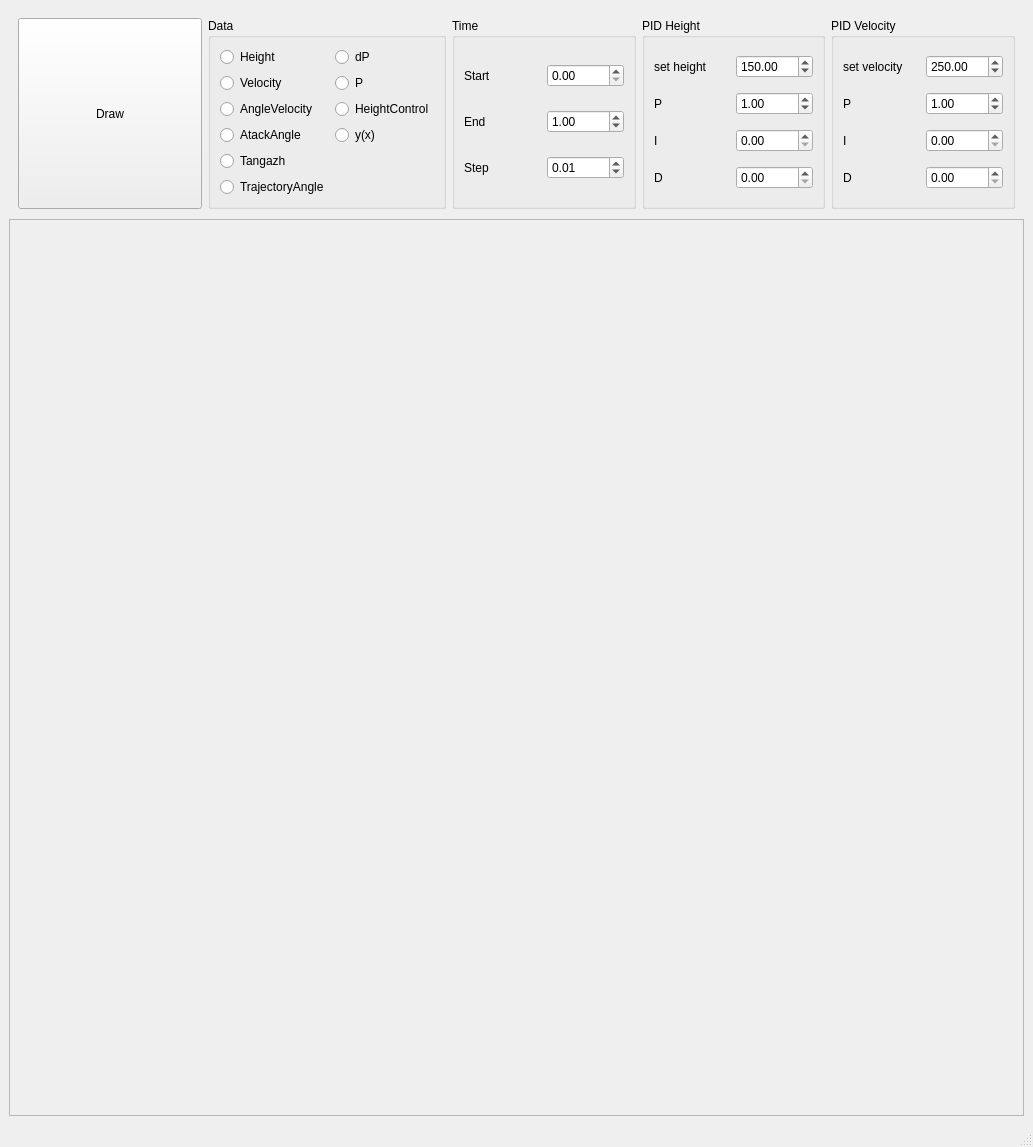
<?xml version="1.0" encoding="UTF-8"?>
<ui version="4.0">
 <class>MainWindow</class>
 <widget class="QMainWindow" name="MainWindow">
  <property name="geometry">
   <rect>
    <x>0</x>
    <y>0</y>
    <width>1033</width>
    <height>1147</height>
   </rect>
  </property>
  <property name="windowTitle">
   <string>MainWindow</string>
  </property>
  <widget class="QWidget" name="centralwidget">
   <layout class="QVBoxLayout" name="verticalLayout_5">
    <item>
     <layout class="QVBoxLayout" name="verticalLayout_4" stretch="0,20">
      <property name="spacing">
       <number>1</number>
      </property>
      <item>
       <layout class="QVBoxLayout" name="verticalLayout_2" stretch="0">
        <property name="spacing">
         <number>1</number>
        </property>
        <property name="sizeConstraint">
         <enum>QLayout::SetDefaultConstraint</enum>
        </property>
        <item>
         <layout class="QHBoxLayout" name="horizontalLayout_2" stretch="0">
          <property name="spacing">
           <number>1</number>
          </property>
          <item>
           <widget class="QWidget" name="widget_10" native="true">
            <layout class="QHBoxLayout" name="horizontalLayout">
             <item>
              <widget class="QPushButton" name="pushButton">
               <property name="sizePolicy">
                <sizepolicy hsizetype="Preferred" vsizetype="Preferred">
                 <horstretch>0</horstretch>
                 <verstretch>0</verstretch>
                </sizepolicy>
               </property>
               <property name="text">
                <string>Draw</string>
               </property>
              </widget>
             </item>
             <item>
              <widget class="QGroupBox" name="groupBox_2">
               <property name="title">
                <string>Data</string>
               </property>
               <layout class="QGridLayout" name="gridLayout">
                <item row="0" column="1">
                 <widget class="QRadioButton" name="dPradioButton">
                  <property name="text">
                   <string>dP</string>
                  </property>
                 </widget>
                </item>
                <item row="2" column="1">
                 <widget class="QRadioButton" name="HCradioButton">
                  <property name="text">
                   <string>HeightControl</string>
                  </property>
                 </widget>
                </item>
                <item row="1" column="1">
                 <widget class="QRadioButton" name="PradioButton">
                  <property name="text">
                   <string>P</string>
                  </property>
                 </widget>
                </item>
                <item row="1" column="0">
                 <widget class="QRadioButton" name="VradioButton">
                  <property name="text">
                   <string>Velocity</string>
                  </property>
                 </widget>
                </item>
                <item row="0" column="0">
                 <widget class="QRadioButton" name="HradioButton">
                  <property name="text">
                   <string>Height</string>
                  </property>
                 </widget>
                </item>
                <item row="6" column="0">
                 <widget class="QRadioButton" name="OradioButton">
                  <property name="text">
                   <string>TrajectoryAngle</string>
                  </property>
                 </widget>
                </item>
                <item row="4" column="0">
                 <widget class="QRadioButton" name="TradioButton">
                  <property name="text">
                   <string>Tangazh</string>
                  </property>
                 </widget>
                </item>
                <item row="2" column="0">
                 <widget class="QRadioButton" name="WradioButton">
                  <property name="text">
                   <string>AngleVelocity</string>
                  </property>
                 </widget>
                </item>
                <item row="3" column="0">
                 <widget class="QRadioButton" name="aradioButton">
                  <property name="text">
                   <string>AtackAngle</string>
                  </property>
                 </widget>
                </item>
                <item row="3" column="1">
                 <widget class="QRadioButton" name="YXradioButton">
                  <property name="text">
                   <string>y(x)</string>
                  </property>
                 </widget>
                </item>
               </layout>
              </widget>
             </item>
             <item>
              <widget class="QGroupBox" name="groupBox_4">
               <property name="title">
                <string>Time</string>
               </property>
               <layout class="QGridLayout" name="gridLayout_3">
                <item row="2" column="0">
                 <widget class="QLabel" name="label_6">
                  <property name="text">
                   <string>Step</string>
                  </property>
                 </widget>
                </item>
                <item row="1" column="0">
                 <widget class="QLabel" name="label_5">
                  <property name="text">
                   <string>End</string>
                  </property>
                 </widget>
                </item>
                <item row="2" column="1">
                 <widget class="QDoubleSpinBox" name="step_spinbox">
                  <property name="singleStep">
                   <double>0.001000000000000</double>
                  </property>
                  <property name="value">
                   <double>0.010000000000000</double>
                  </property>
                 </widget>
                </item>
                <item row="0" column="0">
                 <widget class="QLabel" name="label_4">
                  <property name="text">
                   <string>Start</string>
                  </property>
                 </widget>
                </item>
                <item row="1" column="1">
                 <widget class="QDoubleSpinBox" name="end_spinbox">
                  <property name="singleStep">
                   <double>0.500000000000000</double>
                  </property>
                  <property name="value">
                   <double>1.000000000000000</double>
                  </property>
                 </widget>
                </item>
                <item row="0" column="1">
                 <widget class="QDoubleSpinBox" name="start_spinbox"/>
                </item>
               </layout>
              </widget>
             </item>
             <item>
              <widget class="QGroupBox" name="groupBox_3">
               <property name="title">
                <string>PID Height</string>
               </property>
               <layout class="QGridLayout" name="gridLayout_2">
                <item row="2" column="1">
                 <widget class="QDoubleSpinBox" name="I_spinbox">
                  <property name="singleStep">
                   <double>0.020000000000000</double>
                  </property>
                 </widget>
                </item>
                <item row="1" column="0">
                 <widget class="QLabel" name="label">
                  <property name="text">
                   <string>P</string>
                  </property>
                 </widget>
                </item>
                <item row="1" column="1">
                 <widget class="QDoubleSpinBox" name="P_spinbox">
                  <property name="singleStep">
                   <double>0.020000000000000</double>
                  </property>
                  <property name="value">
                   <double>1.000000000000000</double>
                  </property>
                 </widget>
                </item>
                <item row="3" column="1">
                 <widget class="QDoubleSpinBox" name="D_spinbox">
                  <property name="singleStep">
                   <double>0.020000000000000</double>
                  </property>
                 </widget>
                </item>
                <item row="2" column="0">
                 <widget class="QLabel" name="label_2">
                  <property name="text">
                   <string>I</string>
                  </property>
                 </widget>
                </item>
                <item row="3" column="0">
                 <widget class="QLabel" name="label_3">
                  <property name="text">
                   <string>D</string>
                  </property>
                 </widget>
                </item>
                <item row="0" column="0">
                 <widget class="QLabel" name="label_10">
                  <property name="text">
                   <string>set height</string>
                  </property>
                 </widget>
                </item>
                <item row="0" column="1">
                 <widget class="QDoubleSpinBox" name="setH_spinbox">
                  <property name="maximum">
                   <double>10000.000000000000000</double>
                  </property>
                  <property name="value">
                   <double>150.000000000000000</double>
                  </property>
                 </widget>
                </item>
               </layout>
              </widget>
             </item>
             <item>
              <widget class="QGroupBox" name="groupBox_5">
               <property name="title">
                <string>PID Velocity</string>
               </property>
               <layout class="QGridLayout" name="gridLayout_4">
                <item row="3" column="1">
                 <widget class="QDoubleSpinBox" name="DSpinBox">
                  <property name="singleStep">
                   <double>0.020000000000000</double>
                  </property>
                 </widget>
                </item>
                <item row="2" column="1">
                 <widget class="QDoubleSpinBox" name="ISpinBox">
                  <property name="singleStep">
                   <double>0.020000000000000</double>
                  </property>
                 </widget>
                </item>
                <item row="3" column="0">
                 <widget class="QLabel" name="label_9">
                  <property name="text">
                   <string>D</string>
                  </property>
                 </widget>
                </item>
                <item row="1" column="1">
                 <widget class="QDoubleSpinBox" name="PSpinBox">
                  <property name="singleStep">
                   <double>0.020000000000000</double>
                  </property>
                  <property name="value">
                   <double>1.000000000000000</double>
                  </property>
                 </widget>
                </item>
                <item row="1" column="0">
                 <widget class="QLabel" name="label_7">
                  <property name="text">
                   <string>P</string>
                  </property>
                 </widget>
                </item>
                <item row="2" column="0">
                 <widget class="QLabel" name="label_8">
                  <property name="text">
                   <string>I</string>
                  </property>
                 </widget>
                </item>
                <item row="0" column="0">
                 <widget class="QLabel" name="label_11">
                  <property name="text">
                   <string>set velocity</string>
                  </property>
                 </widget>
                </item>
                <item row="0" column="1">
                 <widget class="QDoubleSpinBox" name="setV_spinbox">
                  <property name="maximum">
                   <double>1000.000000000000000</double>
                  </property>
                  <property name="value">
                   <double>250.000000000000000</double>
                  </property>
                 </widget>
                </item>
               </layout>
              </widget>
             </item>
            </layout>
           </widget>
          </item>
         </layout>
        </item>
       </layout>
      </item>
      <item>
       <layout class="QHBoxLayout" name="horizontalLayout_3" stretch="0">
        <property name="spacing">
         <number>1</number>
        </property>
        <item>
         <layout class="QVBoxLayout" name="verticalLayout_3" stretch="0">
          <property name="spacing">
           <number>1</number>
          </property>
          <item>
           <widget class="QFrame" name="frame">
            <property name="frameShape">
             <enum>QFrame::StyledPanel</enum>
            </property>
            <property name="frameShadow">
             <enum>QFrame::Raised</enum>
            </property>
            <layout class="QGridLayout" name="gridLayout_5">
             <item row="0" column="0">
              <widget class="QCustomPlot" name="widget" native="true"/>
             </item>
            </layout>
           </widget>
          </item>
         </layout>
        </item>
       </layout>
      </item>
     </layout>
    </item>
   </layout>
  </widget>
  <widget class="QMenuBar" name="menubar">
   <property name="geometry">
    <rect>
     <x>0</x>
     <y>0</y>
     <width>1033</width>
     <height>26</height>
    </rect>
   </property>
  </widget>
  <widget class="QStatusBar" name="statusbar"/>
 </widget>
 <customwidgets>
  <customwidget>
   <class>QCustomPlot</class>
   <extends>QWidget</extends>
   <header>qcustomplot.h</header>
   <container>1</container>
  </customwidget>
 </customwidgets>
 <resources/>
 <connections/>
</ui>
